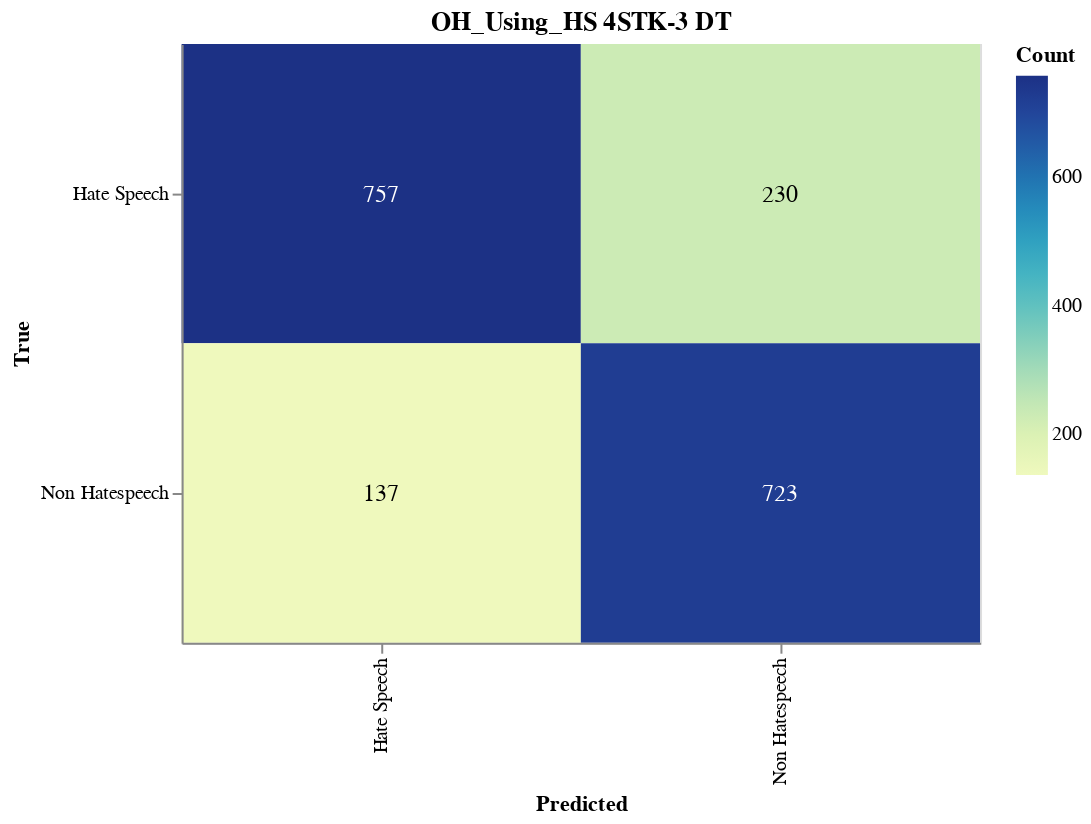

The notebook cell saved with this chart:
### Markdown cell above
#### Save CM

### Code cell
import altair as alt
import altair_saver
import pandas as pd
from sklearn.metrics import confusion_matrix

# Calculate the confusion matrix
cm = confusion_matrix(y_val, adjusted_predictions)

# Define class names
class_names = ['Hate Speech', 'Non Hatespeech']

# Convert confusion matrix to DataFrame
cm_df = pd.DataFrame(cm, index=class_names, columns=class_names).reset_index().melt(id_vars='index')
cm_df.columns = ['True', 'Predicted', 'Count']

# Ensure the order of categories
cm_df['True'] = pd.Categorical(cm_df['True'], categories=class_names, ordered=True)
cm_df['Predicted'] = pd.Categorical(cm_df['Predicted'], categories=class_names, ordered=True)

# Create the Altair plot
heatmap = alt.Chart(cm_df).mark_rect().encode(
    x=alt.X('Predicted:O', sort=class_names),
    y=alt.Y('True:O', sort=class_names),
    color='Count:Q',
    tooltip=['True', 'Predicted', 'Count']
).properties(
    width=400,
    height=300,
    title='OH_Using_HS 4STK-3 DT'
)

# Add text labels
text = heatmap.mark_text(
    align='center',
    baseline='middle',
    fontSize=12
).encode(
    text='Count:Q',
    color=alt.condition(
        alt.datum.Count > cm.max() / 2,
        alt.value('white'),
        alt.value('black')
    )
)

# Combine heatmap and text
final_chart = heatmap + text

# Display the plot
final_chart.show()

### Figure 1 — Vega-Lite specification as saved in the notebook (floating-point values rounded to 4 significant figures)
{"config": {"view": {"continuousWidth": 300, "continuousHeight": 300}}, "layer": [{"mark": {"type": "rect"}, "encoding": {"color": {"field": "Count", "type": "quantitative"}, "tooltip": [{"field": "True", "type": "ordinal"}, {"field": "Predicted", "type": "ordinal"}, {"field": "Count", "type": "quantitative"}], "x": {"field": "Predicted", "sort": ["Hate Speech", "Non Hatespeech"], "type": "ordinal"}, "y": {"field": "True", "sort": ["Hate Speech", "Non Hatespeech"], "type": "ordinal"}}, "title": "OH_Using_HS 4STK-3 DT"}, {"mark": {"type": "text", "align": "center", "baseline": "middle", "fontSize": 12}, "encoding": {"color": {"condition": {"test": "(datum.Count > 378.5)", "value": "white"}, "value": "black"}, "text": {"field": "Count", "type": "quantitative"}, "tooltip": [{"field": "True", "type": "ordinal"}, {"field": "Predicted", "type": "ordinal"}, {"field": "Count", "type": "quantitative"}], "x": {"field": "Predicted", "sort": ["Hate Speech", "Non Hatespeech"], "type": "ordinal"}, "y": {"field": "True", "sort": ["Hate Speech", "Non Hatespeech"], "type": "ordinal"}}, "title": "OH_Using_HS 4STK-3 DT"}], "data": {"name": "data-eff430994bca5951d8b92dbad78be727"}, "height": 300, "width": 400, "$schema": "https://vega.github.io/schema/vega-lite/v5.17.0.json", "datasets": {"data-eff430994bca5951d8b92dbad78be727": [{"True": "Hate Speech", "Predicted": "Hate Speech", "Count": 757}, {"True": "Non Hatespeech", "Predicted": "Hate Speech", "Count": 137}, {"True": "Hate Speech", "Predicted": "Non Hatespeech", "Count": 230}, {"True": "Non Hatespeech", "Predicted": "Non Hatespeech", "Count": 723}]}}
